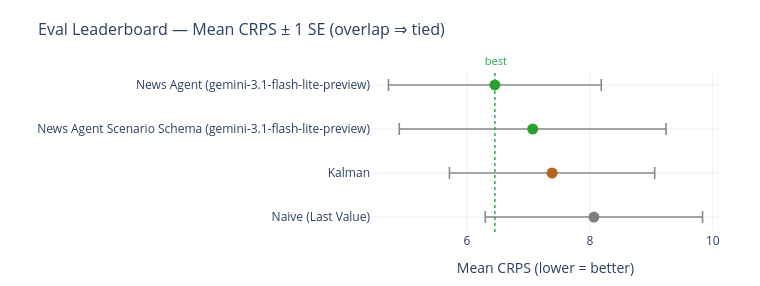

Notebook cell for this chart:
### Code cell
# Same leaderboard, now with a standard-error bar on each mean. If the bars of
# the top methods overlap, their ordering is not statistically distinguishable —
# the honest verdict when only a few origins have been scored.
viz.make_leaderboard_interval_chart(eval_board)

### Figure 1 — Plotly figure (JSON) as saved in the notebook; plotly's stock layout.template omitted (floating-point values rounded to 4 significant figures)
{"data": [{"error_x": {"array": [1.768, 1.67, 2.17, 1.731], "color": "#888888", "thickness": 1.6, "type": "data", "width": 6}, "hovertemplate": "%{y}<br>CRPS %{x:.3f} ± %{error_x.array:.3f}<extra></extra>", "marker": {"color": ["#7f7f7f", "#b5651d", "#2ca02c", "#2ca02c"], "size": 11}, "mode": "markers", "showlegend": false, "type": "scatter", "x": [8.066, 7.386, 7.07, 6.455], "y": ["Naive (Last Value)", "Kalman", "News Agent Scenario Schema (gemini-3.1-flash-lite-preview)", "News Agent (gemini-3.1-flash-lite-preview)"]}], "layout": {"annotations": [{"font": {"color": "#31a354", "size": 11}, "showarrow": false, "text": " best", "x": 6.455, "xanchor": "center", "xref": "x", "y": 1, "yanchor": "bottom", "yref": "y domain"}], "height": 286, "margin": {"b": 50, "l": 230, "r": 40, "t": 70}, "shapes": [{"line": {"color": "#31a354", "dash": "dot", "width": 1.5}, "type": "line", "x0": 6.455, "x1": 6.455, "xref": "x", "y0": 0, "y1": 1, "yref": "y domain"}], "title": {"font": {"size": 16}, "text": "Eval Leaderboard — Mean CRPS ± 1 SE (overlap ⇒ tied)"}, "width": 760, "xaxis": {"gridcolor": "#f0f0f0", "showgrid": true, "title": {"text": "Mean CRPS (lower = better)"}}, "yaxis": {"title": {"text": ""}}}}
